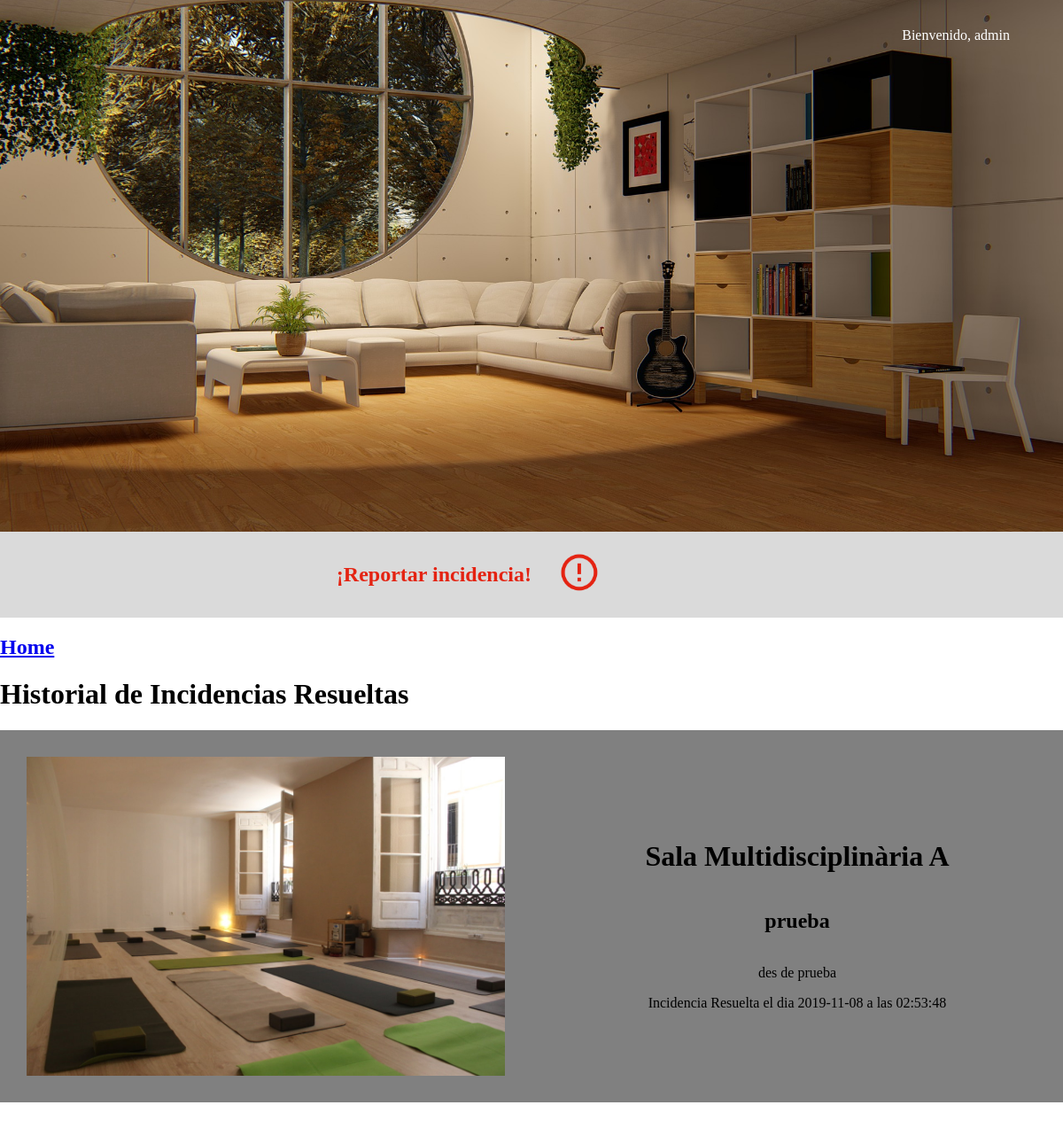
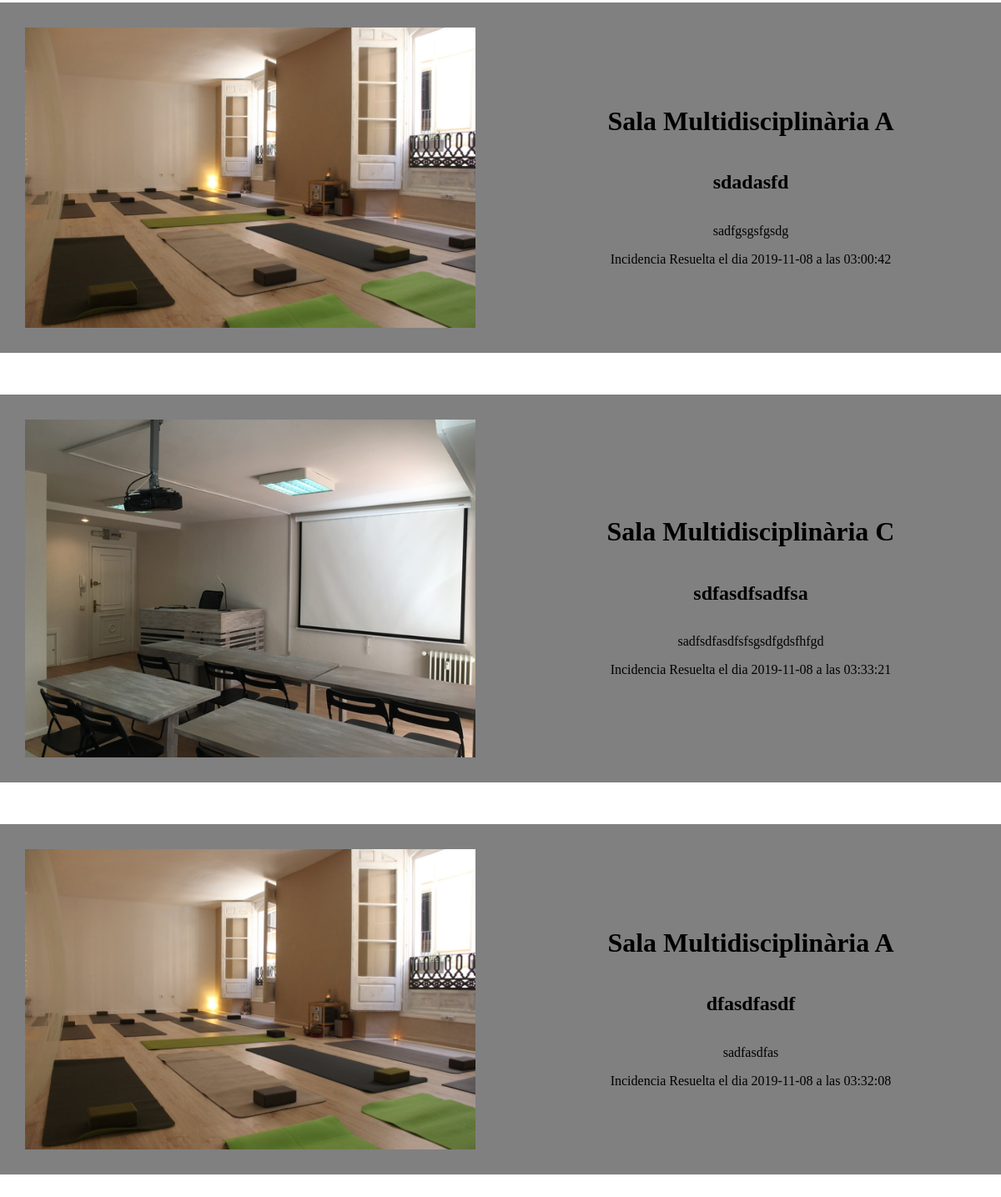
The page /adminIncidencia.php (signed in) on the database its author committed (2 pictures, top to bottom).
### tables this page shows
CREATE TABLE `incidencia` (
  `id_incidencia` int(11) NOT NULL,
  `titulo_inci` varchar(50) NOT NULL,
  `descrip_ini` text NOT NULL,
  `fecha_ini_inc` date NOT NULL,
  `fecha_fin_inc` date DEFAULT NULL,
  `hora_ini_inc` time NOT NULL,
  `hora_fin_inc` time DEFAULT NULL,
  `status_inc` enum('progress','done') NOT NULL,
  `id_reserva` int(11) NOT NULL
);

CREATE TABLE `recursos` (
  `id_recurso` int(11) NOT NULL,
  `nom_rec` varchar(50) NOT NULL,
  `disp_rec` enum('Disponible','Ocupado') NOT NULL,
  `tipo_rec` enum('Sala Multidisciplinaria','Sala Informatica','Taller de Cocina','Despacho','Sala de actos','Sala de reuniones','Proyector','Portatil','Movil') NOT NULL,
  `imagen_rec` varchar(100) NOT NULL,
  `desc_rec` text NOT NULL
);

### adminIncidencia.php (the view, shortened to what this page needs)
<!DOCTYPE html>
<html>
<head>
    <link rel="stylesheet" type="text/css" href="css/estilos.css">
</head>
<?php
include "./login/services/connection.php";
$sqlHistorial  = "SELECT * FROM `incidencia` INNER JOIN `reserva` ON `incidencia`.`id_reserva` = `reserva`.`id_reserva` INNER JOIN `recursos` ON `reserva`.`id_recursos` = `recursos`.`id_recurso` WHERE `status_inc`='done'";
$result_queryHist = mysqli_query($conn, $sqlHistorial) or die("Algo ha ido mal en la consulta a la base de datos");
?>
<body>
    <div class="header">
        <div class="head logo">
        </div>
        <div class="head login">
            <a href="./login/index.php">
                <p>Bienvenido, <?php echo $_SESSION['nombre']; ?> </p>
            </a>
        </div>
    </div>
    <div class="home" style="height: 75vh!important">
        <div class="division left">
        </div>
        <div class="division right">
        </div>
    </div>
    <div class="div-incid">
        <div class="par-incid">
            <a href="incidencia.php?variableid=<?php echo $_REQUEST['variableid']; ?>"><h2>¡Reportar incidencia!</h2></a>
        </div>
        <div class="par-incid">
            <img src="./img/incidencias/logo-incid.png">
        </div>
    </div>
    <a href="home.php?variableid=<?php echo $_REQUEST['variableid']; ?>"><h2>Home</h2></a>
    ?><h1>Historial de Incidencias Resueltas</h1><?php
    while ($row = mysqli_fetch_array($result_queryHist)) {
        ?>
        <div class="content">
            <div class="cont-recursos">
                <div class="rec-unico">
                    <div class="rec-part">
                        <img src=<?php echo $row['imagen_rec']; ?> style="object-fit: cover;">
                    </div>
                    <div class="rec-part">
                        <h1><?php echo $row['nom_rec']; ?></h1>
                        <h2><?php echo $row['titulo_inci']; ?></h2>
                        <p><?php echo $row['descrip_ini']; ?></p>
                            <a class="res-button">Incidencia Resuelta el dia <?php echo $row['fecha_fin_inc']; ?> a las <?php echo $row['hora_fin_inc']; ?></a>
                    </div>
                </div>
            </div>
        </div style="height: 500px;">
    <?php
    }
    ?>
</body>
</html>

### css/estilos.css (style rules this page uses)
body { font-family: 'Raleway'; overflow-x: hidden; margin: 0; padding: 0; }
.header { width: 100%; display: flex; position: absolute; }
.header .head { width: 50%; }
.header .head a { float: right; }
.header .login { padding: 15px 60px; }
.header .login a { text-decoration: none; }
.header .login p { color: white; text-decoration: none; }
.home { background: url('bg/5.jpg'); background-size: cover; background-position: left; height: 100vh; width: 100%; display: flex; }
.home .division { width: 50%; }
.home .division.left { display: flex; flex-flow: column; align-items: center; justify-content: center; padding: 5%; }
.content .cont-recursos .rec-unico { background-color: grey; margin-bottom: 50px; display: flex; }
.content .cont-recursos .rec-unico .rec-part { padding: 30px; width: 50%; display: flex; flex-flow: column nowrap; align-items: center; justify-content: center; }
.content .cont-recursos .rec-unico .rec-part img { width: 100%; }
.div-incid { width: 100%; background-color: #dadada; display: flex!important; flex-flow: row; align-items: center; justify-content: center; padding: 15px 0; }
.div-incid .par-incid { width: 20%; }
.div-incid .par-incid h2 { color: #e42312; float: right; }
.div-incid .par-incid img { margin-left: 30px; width: 20%; transition: 0.5s; }

### rows shown on the page
incidencia: recursos.imagen_rec (picture), recursos.nom_rec "Sala Multidisciplinària A", titulo_inci "prueba", descrip_ini "des de prueba", fecha_fin_inc "2019-11-08", hora_fin_inc "02:53:48"
incidencia: recursos.imagen_rec (picture), recursos.nom_rec "Sala Multidisciplinària A", titulo_inci "sdadasfd", descrip_ini "sadfgsgsfgsdg", fecha_fin_inc "2019-11-08", hora_fin_inc "03:00:42"
incidencia: recursos.imagen_rec (picture), recursos.nom_rec "Sala Multidisciplinària C", titulo_inci "sdfasdfsadfsa", descrip_ini "sadfsdfasdfsfsgsdfgdsfhfgd", fecha_fin_inc "2019-11-08", hora_fin_inc "03:33:21"
incidencia: recursos.imagen_rec (picture), recursos.nom_rec "Sala Multidisciplinària A", titulo_inci "dfasdfasdf", descrip_ini "sadfasdfas", fecha_fin_inc "2019-11-08", hora_fin_inc "03:32:08"

### other values the page prints
$_SESSION['nombre'] "admin"
